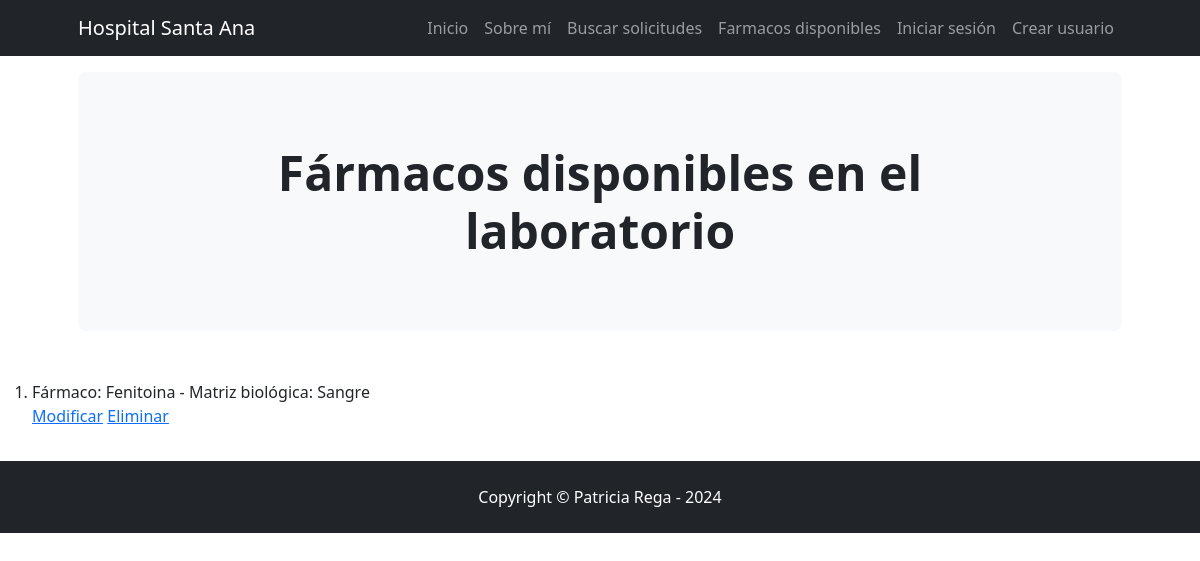
The app's page /AppCoder/ver_farmaco/, older data.
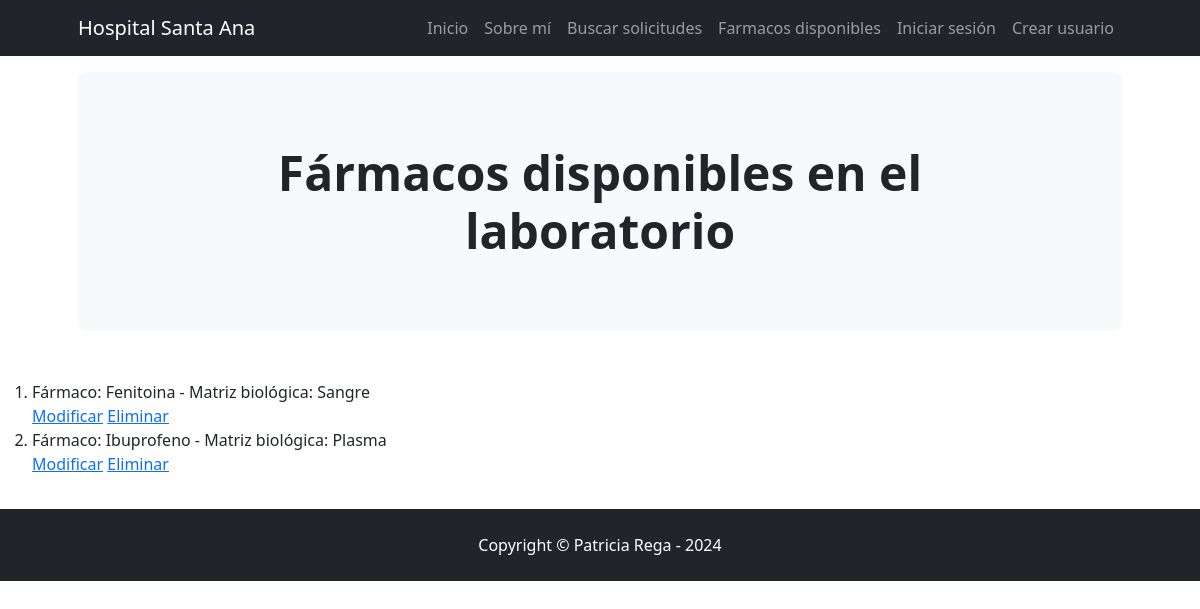
The same page, newer data.
### AppCoder/models.py (models this page shows, shortened)
class Farmaco(models.Model):
    nombre = models.CharField(max_length=30)
    matriz_biologica = models.CharField(max_length=30)

### AppCoder/views.py (the view)
# urls.py: path("ver_farmaco/", ver_farmaco, name = 'ver farmaco'),
def ver_farmaco(request):
    todos_farmacos = Farmaco.objects.all()
    return render(request, "ver_farmaco.html", {"total":todos_farmacos})

### AppCoder/templates/ver_farmaco.html
{% extends "padre.html" %}
{% block encabezado %}
Fármacos disponibles en el laboratorio
{% endblock %}
{% block cuerpo %}
<ol>
    {% for valor in total %}
    <li> Fármaco: {{valor.nombre}} - Matriz biológica: {{valor.matriz_biologica}} </li>
    <a href="{% url 'Editar farmaco' valor.id %}">Modificar</a>
    <a href="{% url 'Eliminar farmaco' valor.id %}">Eliminar</a>
    {% endfor %}
</ol>
{% endblock %}

Row changes from the older to the newer data that the page shows:
added Farmaco: nombre "Ibuprofeno", matriz_biologica "Plasma"
